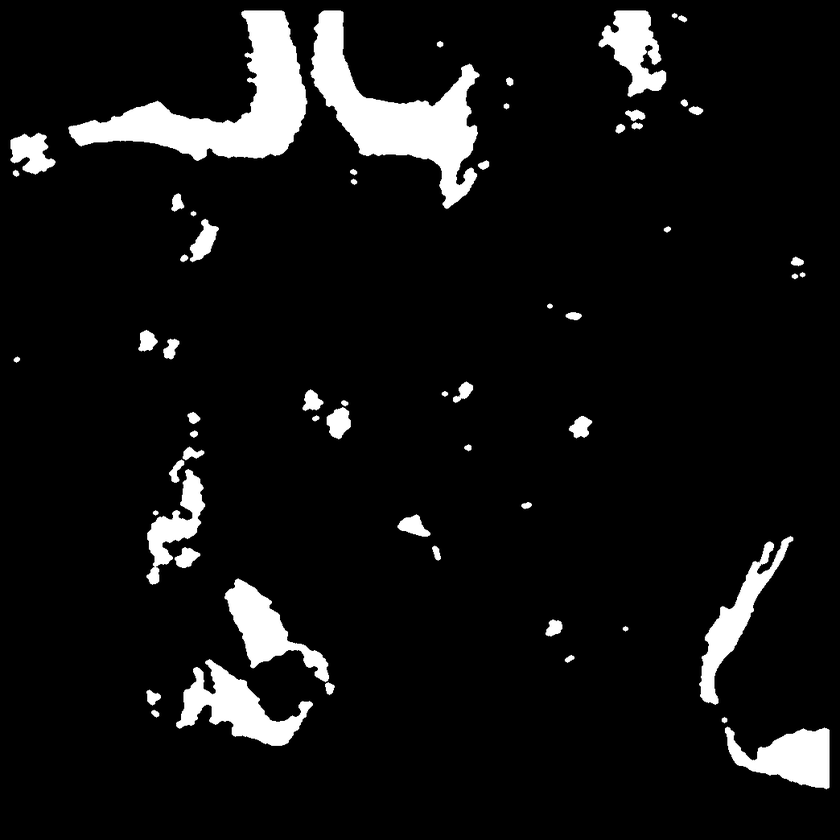
#> input picture data/result_qaak/pore_filled_caol/10_mask_caolv.png, 840 x 840 px, shrunk from 1044 x 1044 before the run; its folder holds only this picture in this run
$ python batch_single_color_replace.py
#> lines starting #> are read from the running program, lines starting #| are printed output that depends on the picture; after the words box and inside, x2 and y2 are one past the last pixel; in counts of white or black regions, pixels touching at a corner belong together
# -*- coding: utf-8 -*-
# @Time : 2020/3/5 上午9:46
# @Author : LuoLu
# @FileName: single_color_replace.py
# @Software: PyCharm
# @Github ：https://github.com/luolugithub
# @E-mail ：argluolu@gmail.com
import glob
import os

import cv2 as cv
import numpy as np
from PIL import Image
import numpy as np

# fen R: 254 G: 195 B: 180 | 255, 192, 192
# light Blue 0, 255, 255
# caolv R: 0 G: 136 B: 126 | 0, 128, 128
caolv = (0, 128, 128)
lb = (0, 255, 255)
fen = (255, 192, 192)

if __name__ == '__main__':
    for filename in glob.glob('/home/luolu/PycharmProjects/color_detection/data/result_qaak/pore_filled_caol/*.png'):
        img = cv.imread(filename)
#> img is the input picture: shape (840, 840, 3); min 0, max 255, mean 19
        # print(filename)
        base_name = os.path.basename(filename)
        print(base_name)
        im = Image.open(filename)
        im = im.convert('RGBA')
#> im: PIL image 840x840 RGBA

        data = np.array(im)  # "data" is a height x width x 4 numpy array
        print(data.shape)
#| (840, 840, 4)
        red, green, blue, alpha = data.T  # Temporarily unpack the bands for readability
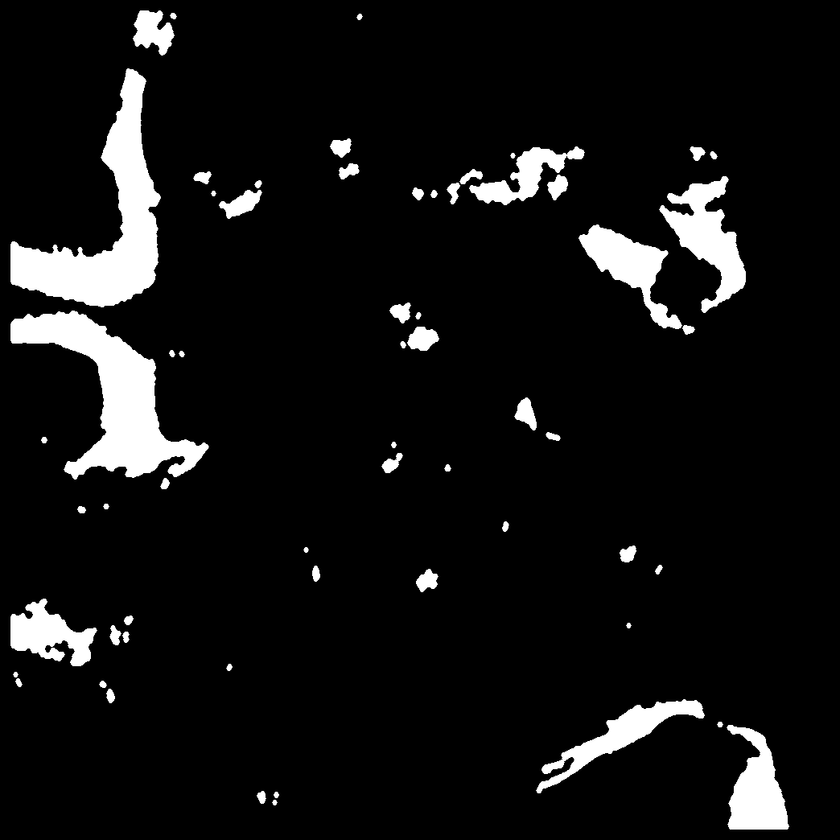
#> red: shape (840, 840); min 0, max 255, mean 19
#> alpha: shape (840, 840); every value is 255

        # Replace white with red... (leaves alpha values alone...)
        white_areas = (red == 255) & (blue == 255) & (green == 255)
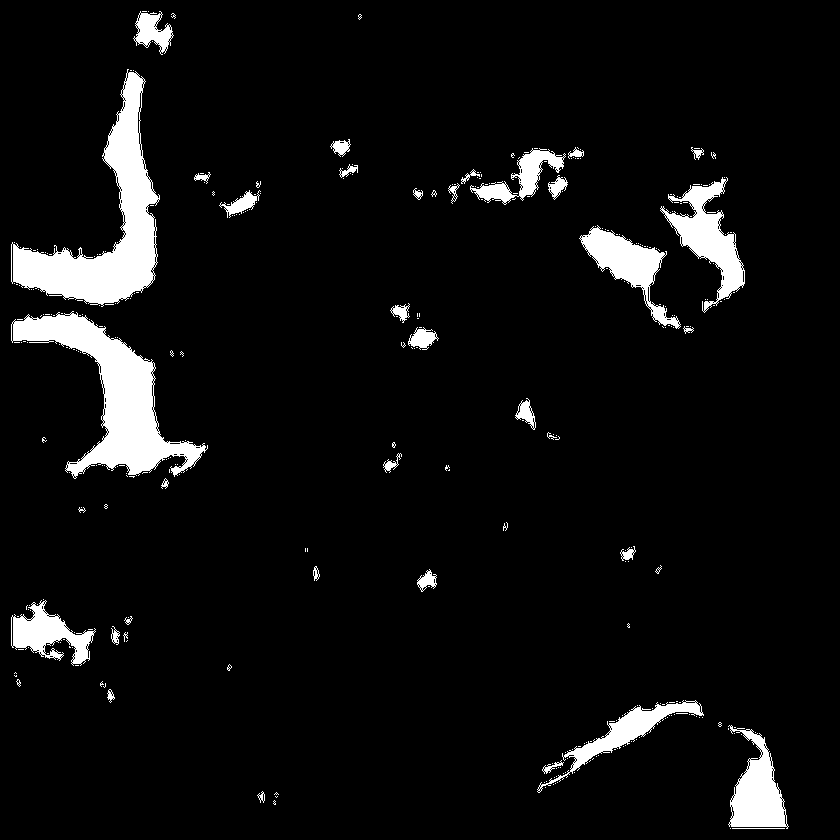
#> white_areas: shape (840, 840) bool; 6.2% white; 335 white regions (298 under 20 px), largest, box (x1, y1, x2, y2) and area: (11, 69, 160, 307) 11279, (11, 311, 208, 479) 10382, (660, 177, 745, 313) 3886
        data[..., :-1][white_areas.T] = caolv  # Transpose back needed
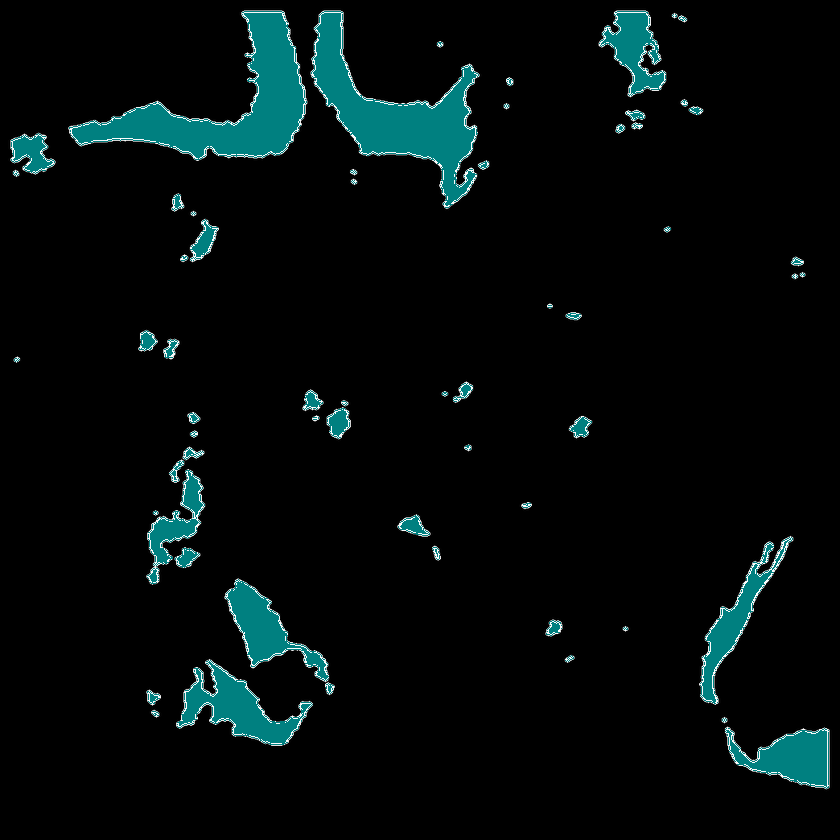
#> data: shape (840, 840, 4); mean R, G, B, A 3.2, 11.1, 11.1, 255

        #
        im2 = Image.fromarray(data)
        im2.save("/home/luolu/PycharmProjects/color_detection/data/result_qaak/caolv_mask/" + base_name)

$ run again, on data/result_qaak/pore_filled_caol/1_mask_caolv.png
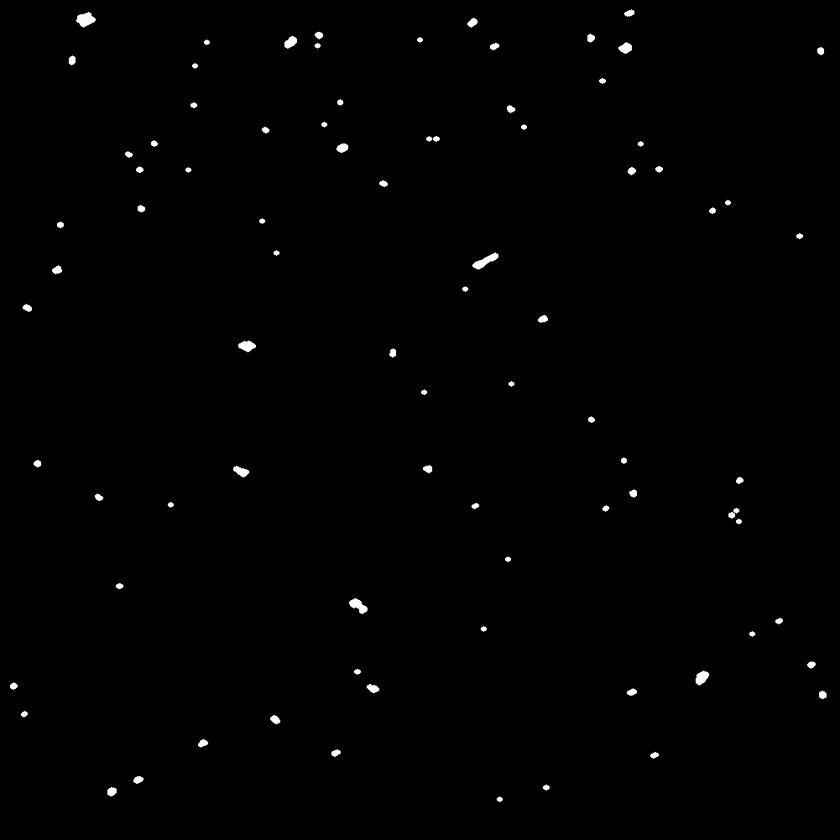
#> input picture data/result_qaak/pore_filled_caol/1_mask_caolv.png, 840 x 840 px, shrunk from 1001 x 1001 before the run
#> img is the input picture: shape (840, 840, 3); min 0, max 255, mean 1.4
#| (840, 840, 4)
#> alpha: shape (840, 840); every value is 255
#> `white_areas = (red == 255) & (blue == 255) & (green == 255)`:
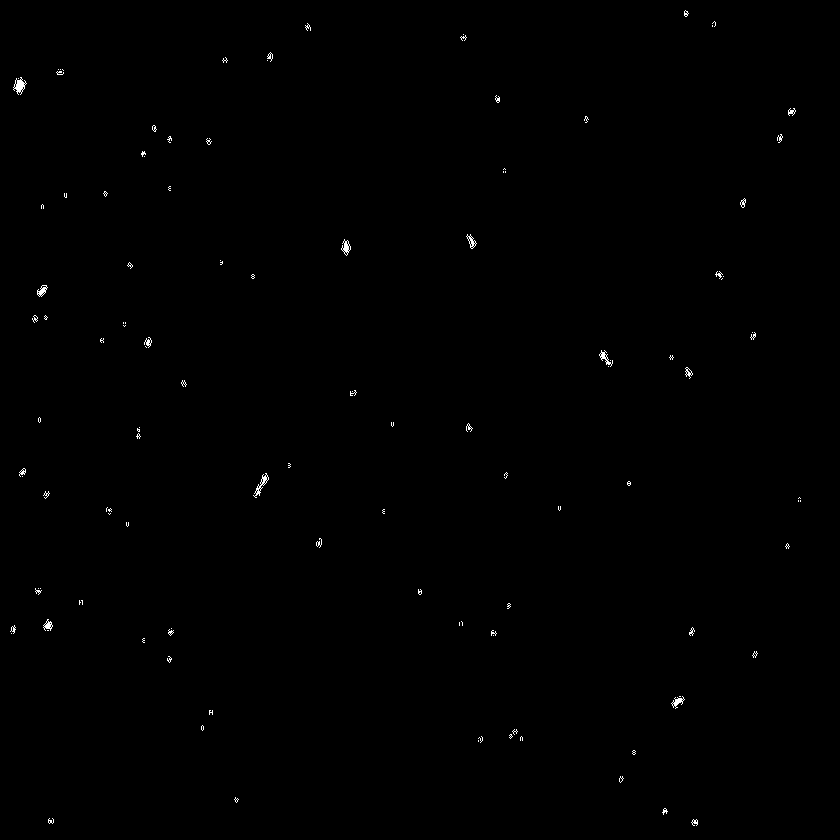
#> white_areas: shape (840, 840) bool; 0.26% white in thin lines or dots
#> `data[..., :-1][white_areas.T] = caolv`:
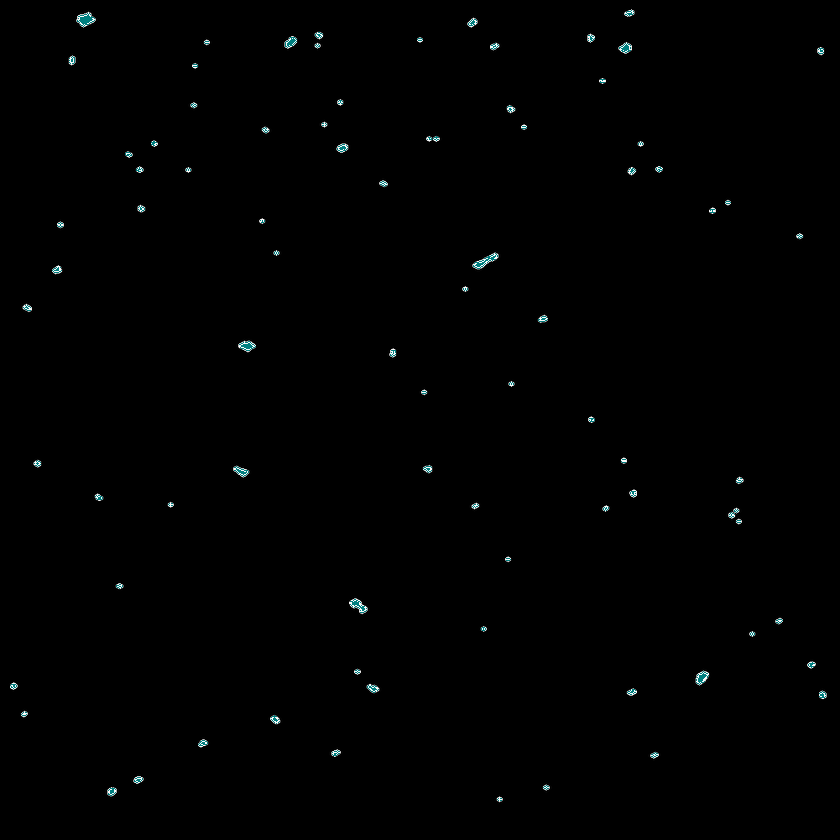
#> data: shape (840, 840, 4); mean R, G, B, A 0.8, 1.1, 1.1, 255

$ run again, on data/result_qaak/pore_filled_caol/22_mask_caolv.png
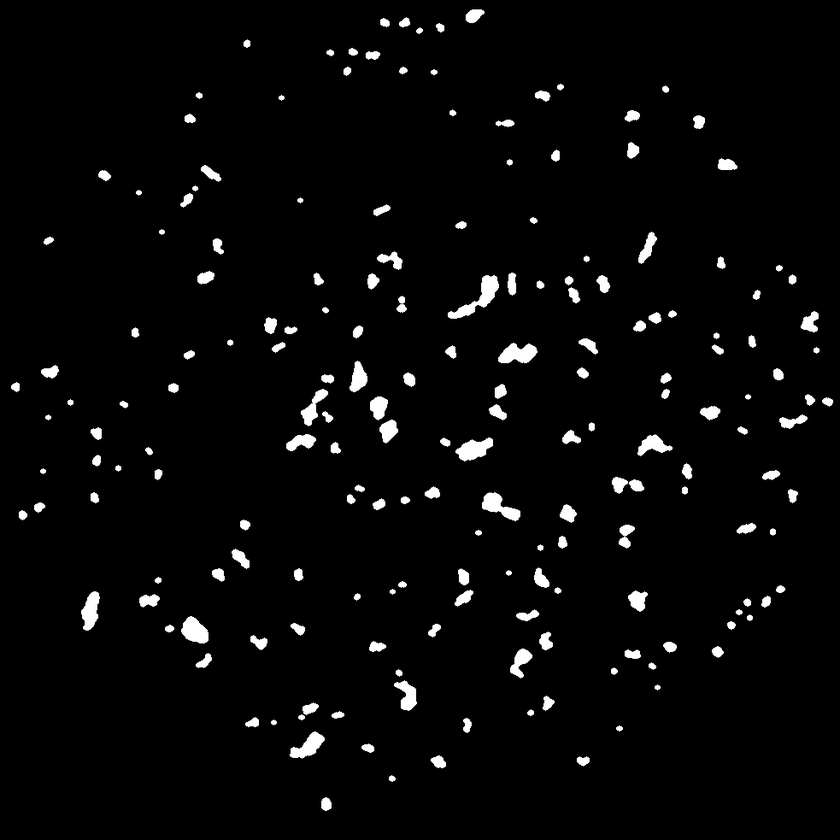
#> input picture data/result_qaak/pore_filled_caol/22_mask_caolv.png, 840 x 840 px, shrunk from 983 x 983 before the run
#> img is the input picture: shape (840, 840, 3); min 0, max 255, mean 7.9
#| (840, 840, 4)
#> alpha: shape (840, 840); every value is 255
#> `white_areas = (red == 255) & (blue == 255) & (green == 255)`:
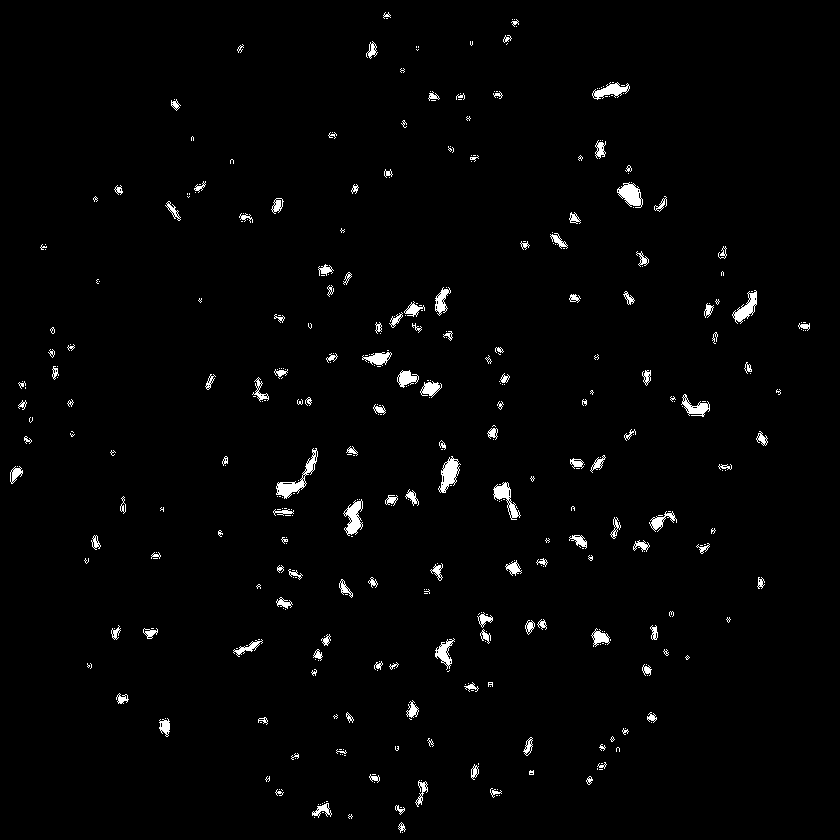
#> white_areas: shape (840, 840) bool; 1.8% white; 427 white regions (286 under 20 px), largest, box (x1, y1, x2, y2) and area: (276, 448, 318, 499) 488, (438, 456, 461, 493) 411, (343, 499, 363, 536) 393
#> `data[..., :-1][white_areas.T] = caolv`:
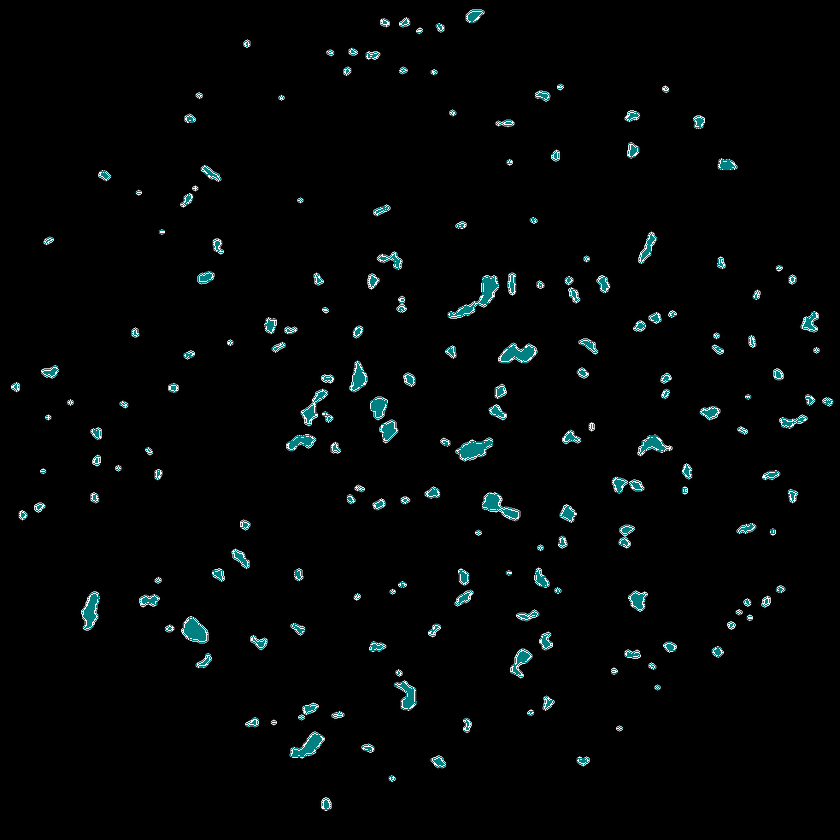
#> data: shape (840, 840, 4); mean R, G, B, A 3.3, 5.6, 5.6, 255

$ run again, on data/result_qaak/pore_filled_caol/28_mask_caolv.png
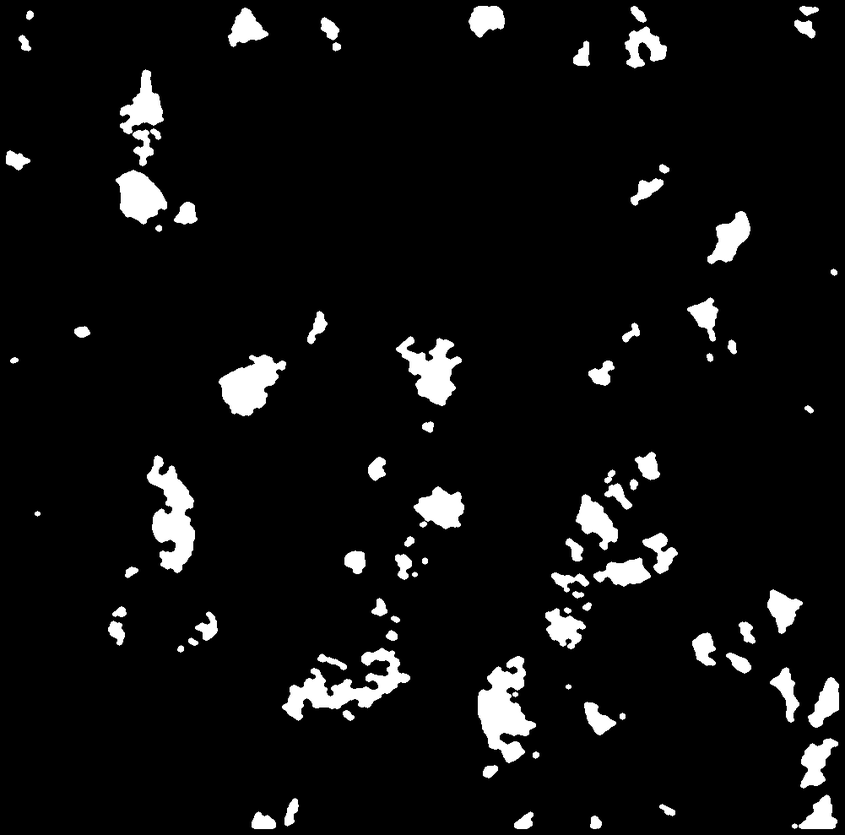
#> input picture data/result_qaak/pore_filled_caol/28_mask_caolv.png, 845 x 835 px, shrunk from 1001 x 989 before the run
#> img is the input picture: shape (835, 845, 3); min 0, max 255, mean 15.3
#| (835, 845, 4)
#> alpha: shape (845, 835); every value is 255
#> `white_areas = (red == 255) & (blue == 255) & (green == 255)`:
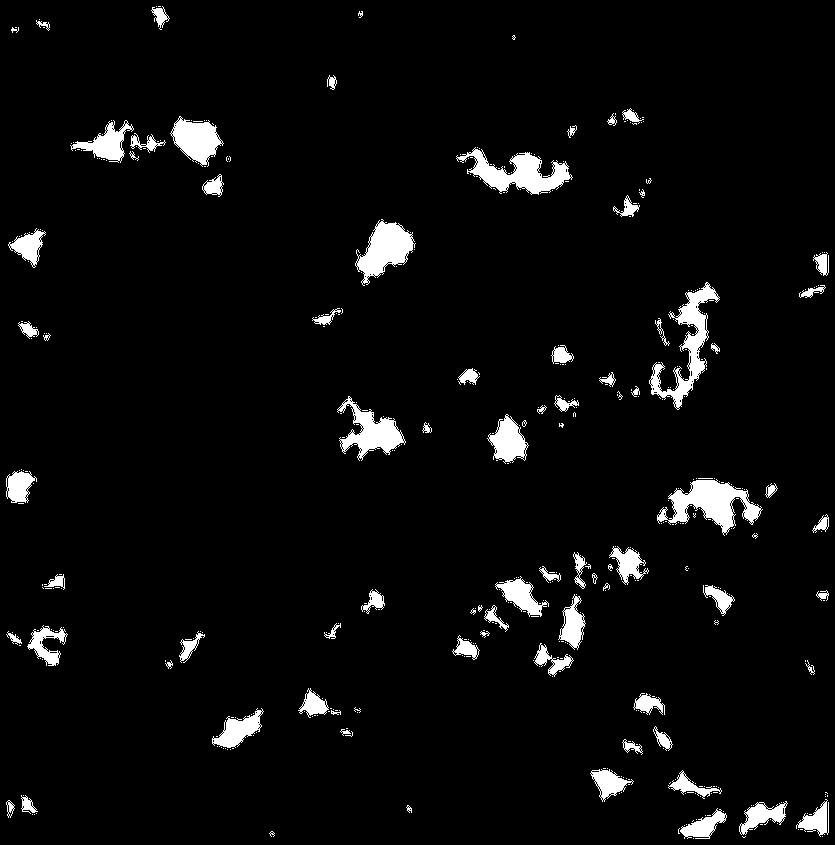
#> white_areas: shape (845, 835) bool; 4.5% white; 437 white regions (362 under 20 px), largest, box (x1, y1, x2, y2) and area: (657, 479, 763, 536) 2596, (456, 147, 573, 195) 2390, (649, 282, 720, 410) 2362
#> `data[..., :-1][white_areas.T] = caolv`:
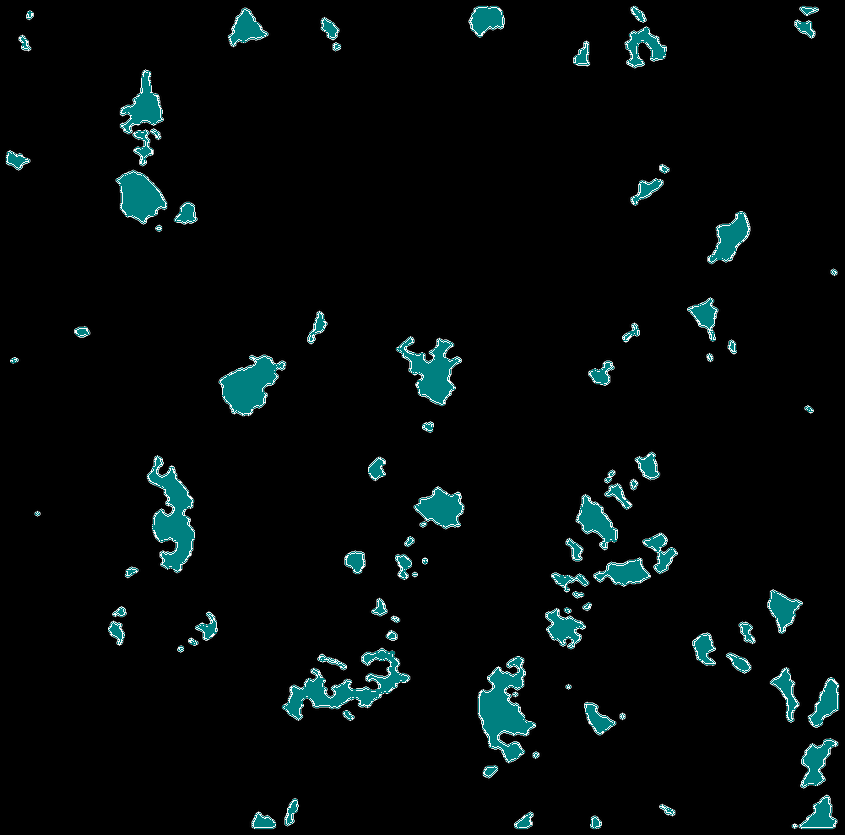
#> data: shape (835, 845, 4); mean R, G, B, A 3.9, 9.6, 9.6, 255
